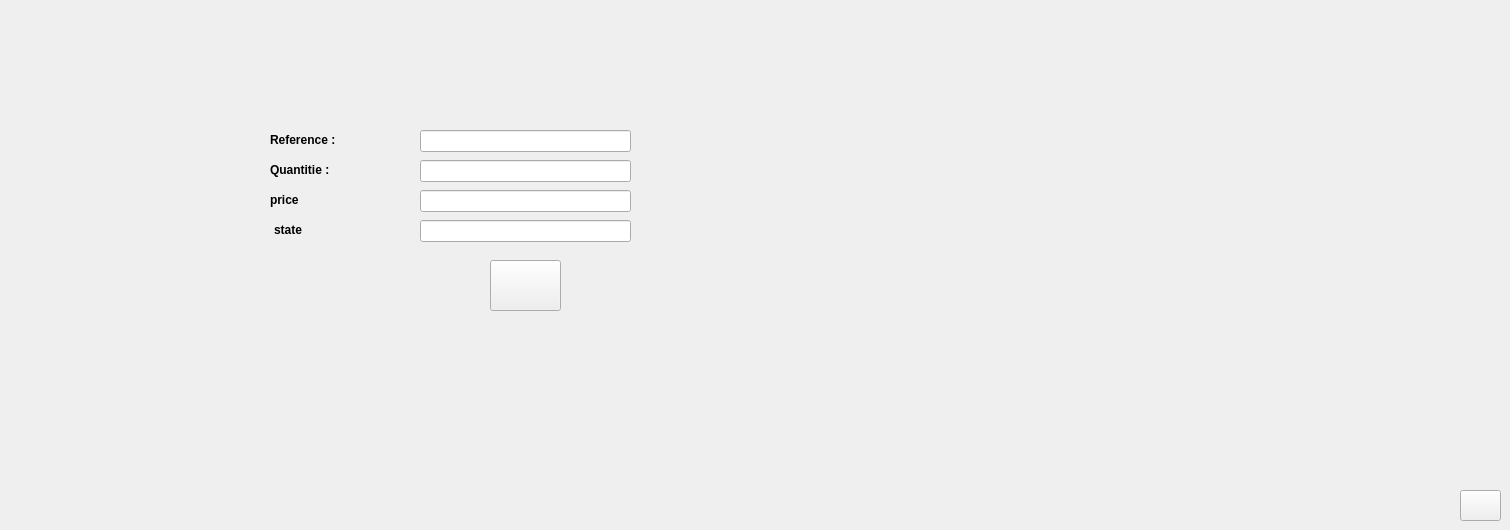
     <widget class="QWidget" name="tab_48">
      <attribute name="title">
       <string>add medicament</string>
      </attribute>
      <widget class="QLabel" name="reference_13">
       <property name="geometry">
        <rect>
         <x>270</x>
         <y>130</y>
         <width>111</width>
         <height>20</height>
        </rect>
       </property>
       <property name="font">
        <font>
         <pointsize>9</pointsize>
         <weight>75</weight>
         <bold>true</bold>
         <underline>false</underline>
        </font>
       </property>
       <property name="text">
        <string>Reference :</string>
       </property>
      </widget>
      <widget class="QLineEdit" name="type_29">
       <property name="geometry">
        <rect>
         <x>420</x>
         <y>220</y>
         <width>211</width>
         <height>22</height>
        </rect>
       </property>
      </widget>
      <widget class="QLabel" name="type_30">
       <property name="geometry">
        <rect>
         <x>274</x>
         <y>220</y>
         <width>61</width>
         <height>20</height>
        </rect>
       </property>
       <property name="font">
        <font>
         <pointsize>9</pointsize>
         <weight>75</weight>
         <bold>true</bold>
         <underline>false</underline>
        </font>
       </property>
       <property name="text">
        <string>state </string>
       </property>
      </widget>
      <widget class="QLineEdit" name="quantite_17">
       <property name="geometry">
        <rect>
         <x>420</x>
         <y>160</y>
         <width>211</width>
         <height>22</height>
        </rect>
       </property>
      </widget>
      <widget class="QLineEdit" name="reference_14">
       <property name="geometry">
        <rect>
         <x>420</x>
         <y>130</y>
         <width>211</width>
         <height>22</height>
        </rect>
       </property>
      </widget>
      <widget class="QLabel" name="quantite_18">
       <property name="geometry">
        <rect>
         <x>270</x>
         <y>160</y>
         <width>81</width>
         <height>20</height>
        </rect>
       </property>
       <property name="font">
        <font>
         <pointsize>9</pointsize>
         <weight>75</weight>
         <bold>true</bold>
         <underline>false</underline>
        </font>
       </property>
       <property name="text">
        <string>Quantitie :</string>
       </property>
      </widget>
      <widget class="QLineEdit" name="prix_17">
       <property name="geometry">
        <rect>
         <x>420</x>
         <y>190</y>
         <width>211</width>
         <height>22</height>
        </rect>
       </property>
      </widget>
      <widget class="QLabel" name="prix_18">
       <property name="geometry">
        <rect>
         <x>270</x>
         <y>190</y>
         <width>141</width>
         <height>20</height>
        </rect>
       </property>
       <property name="font">
        <font>
         <pointsize>9</pointsize>
         <weight>75</weight>
         <bold>true</bold>
         <underline>false</underline>
        </font>
       </property>
       <property name="text">
        <string>price</string>
       </property>
      </widget>
      <widget class="QPushButton" name="ajouter_9">
       <property name="geometry">
        <rect>
         <x>490</x>
         <y>260</y>
         <width>71</width>
         <height>51</height>
        </rect>
       </property>
       <property name="styleSheet">
        <string notr="true">#ajouter{

background-color: transparent;

border-image:url(:/img/add.png);

background: none;

border: none;

background-repeat: none;

}



#ok:ajouter{

background-color: transparent;

border-image:url(:/img/add.png);

background: none;

border: none;

background-repeat: none;

}</string>
       </property>
       <property name="text">
        <string/>
       </property>
      </widget>
      <widget class="QPushButton" name="pushButton_49">
       <property name="geometry">
        <rect>
         <x>1460</x>
         <y>490</y>
         <width>41</width>
         <height>31</height>
        </rect>
       </property>
       <property name="styleSheet">
        <string notr="true">#pushButton{

background-color: transparent;

border-image:url(:/img/logout.png);

background: none;

border: none;

background-repeat: none;

}



#ok:pushButton{

background-color: transparent;

border-image:url(:/img/logout.png);

background: none;

border: none;

background-repeat: none;

}</string>
       </property>
       <property name="text">
        <string/>
       </property>
      </widget>
     </widget>
